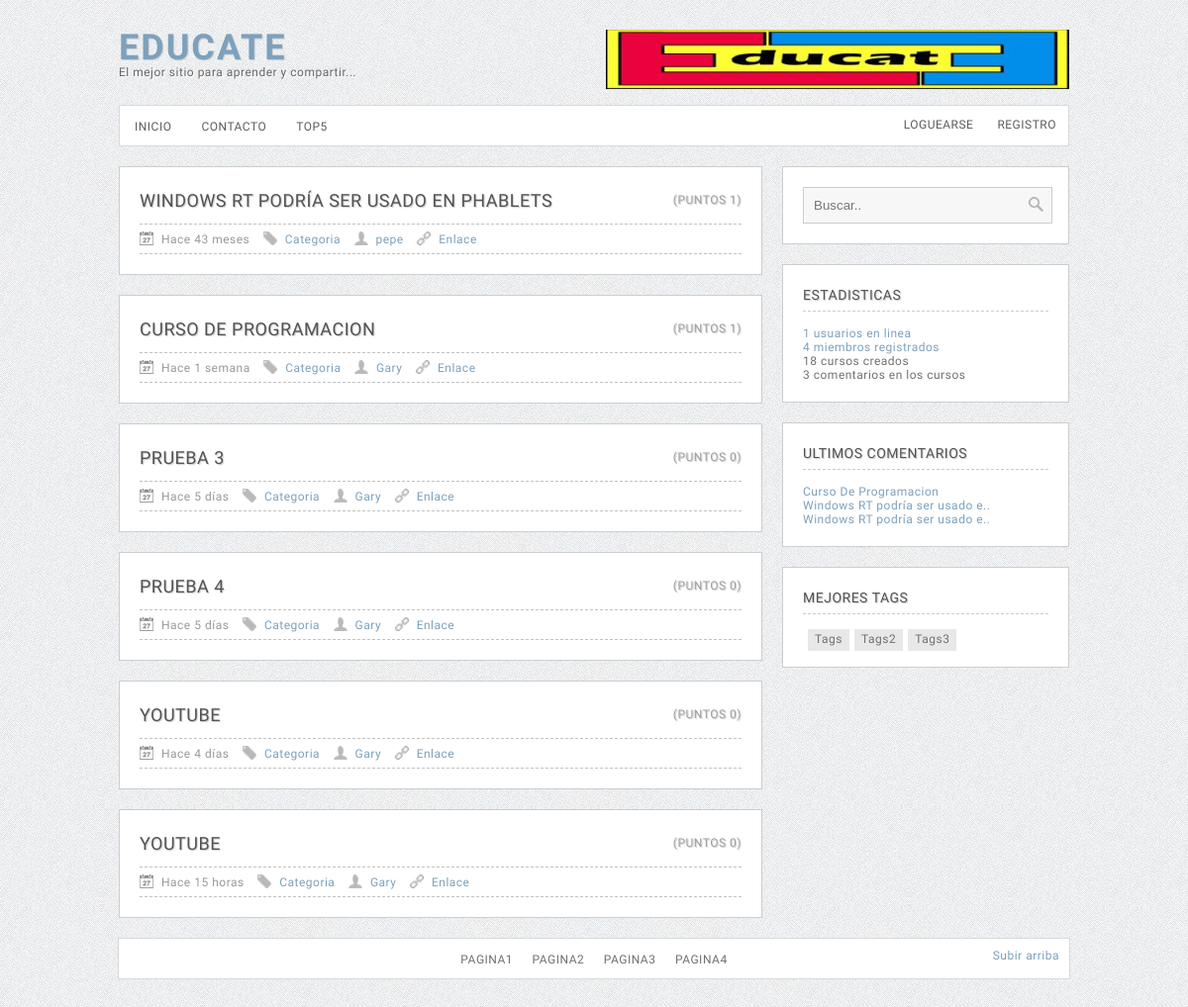
Page /tops.php on the committed database.
### tables this page shows
CREATE TABLE `z_datos` (
  `id` int(11) NOT NULL,
  `nombre` varchar(50) NOT NULL,
  `url` varchar(100) NOT NULL,
  `email` varchar(100) NOT NULL
);

CREATE TABLE `z_posts` (
  `id` int(11) NOT NULL,
  `titulo` varchar(100) NOT NULL,
  `url` varchar(150) NOT NULL,
  `contenido` text NOT NULL,
  `autor` int(11) NOT NULL,
  `fecha` timestamp NOT NULL DEFAULT CURRENT_TIMESTAMP,
  `visitas` int(11) NOT NULL,
  `time` int(11) NOT NULL,
  `puntos` int(11) NOT NULL DEFAULT '0',
  `keywords` varchar(150) NOT NULL,
  `descripcion` text NOT NULL,
  `urlamigable` varchar(100) NOT NULL,
  `youtube` varchar(255) NOT NULL
);

CREATE TABLE `z_users` (
  `id` int(11) NOT NULL,
  `nombre` varchar(50) NOT NULL,
  `password` varchar(60) NOT NULL,
  `recuperar` varchar(100) NOT NULL,
  `email` varchar(60) NOT NULL,
  `ultima` timestamp NOT NULL DEFAULT CURRENT_TIMESTAMP,
  `avatar` varchar(50) NOT NULL DEFAULT 'no_avatar.jpg',
  `rango` int(11) NOT NULL,
  `lema` text NOT NULL,
  `puntos` int(11) NOT NULL
);

CREATE TABLE `z_coment` (
  `id` int(11) NOT NULL,
  `autor` int(11) NOT NULL,
  `post` int(11) NOT NULL,
  `comentario` text NOT NULL
);

### inc/funciones.php (called while the page is built, shortened)
<?php
function UrlAmigablesInvertida($seo)
{
	global $database_conexion, $conexion;
	$query_Recordset13434 = sprintf ("SELECT z_posts.urlamigable FROM z_posts WHERE z_posts.id = '%s'" ,$seo);
	$Recordset13434 = mysql_query($query_Recordset13434, $conexion) or die(mysql_error());
	$row_Recordset13434 = mysql_fetch_assoc($Recordset13434);
    return $row_Recordset13434['urlamigable'];
}
		$query_SacarDatosWeb = "SELECT * FROM z_datos";
		$SacarDatosWeb = mysql_query($query_SacarDatosWeb, $conexion) or die(mysql_error());
		$row_SacarDatosWeb = mysql_fetch_assoc($SacarDatosWeb);
		$urlWeb=$row_SacarDatosWeb['url'];
		$nombreWeb=$row_SacarDatosWeb['nombre'];
function nombre ($iduser){
			global $database_conexion, $conexion;
			$query_ObtenerNombre = sprintf ("SELECT z_users.nombre FROM z_users WHERE z_users.id = %s",$iduser,"int");
			$ObtenerNombre = mysql_query($query_ObtenerNombre, $conexion) or die(mysql_error());
			$row_ObtenerNombre = mysql_fetch_assoc($ObtenerNombre);
			return $row_ObtenerNombre['nombre'];
}
function saber_titulo ($idpost){
			global $database_conexion, $conexion;
			$query_ObtenerNombre = sprintf ("SELECT z_posts.titulo FROM z_posts WHERE z_posts.id = %s",$idpost,"int");
			$ObtenerNombre = mysql_query($query_ObtenerNombre, $conexion) or die(mysql_error());
			$row_ObtenerNombre = mysql_fetch_assoc($ObtenerNombre);
			return $row_ObtenerNombre['titulo'];
}
function tiempo_transcurrido($fecha) {
	$intervalos = array("segundo", "minuto", "hora", utf8_decode("día"), "semana", "mes", utf8_decode("año"));
	$duraciones = array("60","60","24","7","4.35","12");
	$ahora = time();
	$Fecha_Unix = strtotime($fecha);
	if($ahora > $Fecha_Unix) {
		  $diferencia     =$ahora - $Fecha_Unix;
		  $tiempo         = "Hace";
	} else {
		  $diferencia     = $Fecha_Unix -$ahora;
		  $tiempo         = "Dentro de";
	}
	for($j = 0; $diferencia >= $duraciones[$j] && $j < count($duraciones)-1; $j++) {
	  $diferencia /= $duraciones[$j];
	}
	$diferencia = round($diferencia);
	if($diferencia != 1) {
		$intervalos[5].="e";
		$intervalos[$j].= "s";
	}
    return "$tiempo $diferencia $intervalos[$j]";
}
?>

### Connections/conexion.php (called while the page is built, shortened)
<?php
$hostname_conexion = "localhost";
$database_conexion = "bdsistemas";
$username_conexion = "root";
$password_conexion = "";
$conexion = mysql_pconnect($hostname_conexion, $username_conexion, $password_conexion) or trigger_error(mysql_error(),E_USER_ERROR);
?>
<?php if (is_file("inc/funciones.php")){
	include ("inc/funciones.php");
	}
	else {
	include ("../inc/funciones.php");
	}
?>

### inc/listado_top.php (the view, shortened to what this page needs)
<?php $maxRows_SacarListado = 6;
$pageNum_SacarListado = 0;
$startRow_SacarListado = $pageNum_SacarListado * $maxRows_SacarListado;
$query_SacarListado = "SELECT * FROM z_posts ORDER BY puntos DESC";
$query_limit_SacarListado = sprintf("%s LIMIT %d, %d", $query_SacarListado, $startRow_SacarListado, $maxRows_SacarListado);
$SacarListado = mysql_query($query_limit_SacarListado, $conexion) or die(mysql_error());
$row_SacarListado = mysql_fetch_assoc($SacarListado);
?>
<?php do { ?>
  <div id="section_l">
    <div id="tittle_h">
    <a href="<?php echo $row_SacarListado['urlamigable']; ?>.html"><?php echo $row_SacarListado['titulo']; ?> <span style="font-size:12px; color:#A09F9F; float: right;">(Puntos <?php echo $row_SacarListado['puntos']; ?>)</span></a>
     </div>
    <div id="post_info"><span class="in_txt"><img class="h_img" src="<?php echo $urlWeb ?>img/date.png" width="14" height="14" /><?php echo tiempo_transcurrido($row_SacarListado['fecha']); ?></span>
      <span class="in_txt"><img class="h_img" src="<?php echo $urlWeb ?>img/category.png" width="14" height="14" /><a href="#">Categoria</a></span>
      <span class="in_txt"><img class="h_img" src="<?php echo $urlWeb ?>img/author.png" width="14" height="14" /><a href="<?php echo $urlWeb ?>user/usuario.php?user=<?php echo $row_SacarListado['autor']; ?>"><?php echo nombre($row_SacarListado['autor']); ?></a></span>
      <span class="in_txt"><img class="h_img" src="<?php echo $urlWeb ?>img/permalink.png" width="14" height="14" /><a href="#">Enlace</a></span>
      </div>
    </div>
  <?php } while ($row_SacarListado = mysql_fetch_assoc($SacarListado)); ?>

### tops.php (shortened to what this page needs)
<?php require_once('Connections/conexion.php');?>
<!DOCTYPE html PUBLIC "-//W3C//DTD XHTML 1.0 Transitional//EN" "http://www.w3.org/TR/xhtml1/DTD/xhtml1-transitional.dtd">
<html xmlns="http://www.w3.org/1999/xhtml">
<head>
<link rel="stylesheet" type="text/css" href="css/estilos.css"/>
</head>
<body>
<div id="principal">
  <div id="head">
    <div id="logo">
      <h1><a href="<?php echo $urlWeb ?>"><?php echo $nombreWeb ?></a> </h1>
      El mejor sitio para aprender y compartir...
    </div>
    <div id="add468"><img src="img/educatelogo.jpg" width="468" height="60" /></div>
  </div>
  <?php include("inc/menu.php"); ?>
  <div id="leftt">
    <?php include("inc/listado_top.php"); ?>
  </div>
  <div id="rigthh">
    <?php include("inc/buscador.php"); ?>
    <?php include("inc/stats.php"); ?>
    <?php include("inc/last_com.php"); ?>
    <?php include("inc/tags.php"); ?>
  </div>
</div><div id="footer"><div id="txt_fo"><a href="#">Pagina1</a> <a href="#">Pagina2</a> <a href="#">Pagina3</a> <a href="#">Pagina4</a></div>
<div class="item_top"><a href="" id="arriba" >Subir arriba</a></div>
</div>
</body>
</html>

### inc/menu.php (shortened to what this page needs)
<div id="menu">
    <div id="item_me"><a href="<?php echo $urlWeb ?>index.php">Inicio</a></div>
    <div id="item_me"><a href="<?php echo $urlWeb ?>contacto.php">Contacto</a></div>
    <div id="item_me"><a href="<?php echo $urlWeb ?>tops.php">Top5</a></div>
    <?php if (isset ($_SESSION['MM_Id'])){ ?>
  <div id="item_op"><a href="<?php echo $logoutAction ?>"> <img src="<?php echo $urlWeb ?>img/out.png" width="16" height="16" /></a></div>
     <div id="item_op" style="margin-top:1px"><a href="<?php echo $urlWeb ?>user/perfil.php"><?php echo nombre($_SESSION['MM_Id']) ?></a>
  </div>
    <div id="item_op"><a href="<?php echo $urlWeb ?>user/favoritos.php"><img src="<?php echo $urlWeb ?>img/fav.png" width="16" height="16" /></a></div>
   <div id="item_op">
 <?php if  (MensajesPendientes($_SESSION['MM_Id'])){ ?>
   <div id="notifica_msn"><?php echo saber_cuantos_estan_sin_leer($_SESSION['MM_Id']) ?></div>
   <?php }?>
   <a href="<?php echo $urlWeb ?>user/recibidos.php"><img  src="<?php echo $urlWeb ?>img/msn.png" width="16" height="16" /></a></div>
    <div id="item_op">
     <?php if  (NotificacionesPendientes($_SESSION['MM_Id'])){ ?>
    <div id="notifica_msn">?</div>
    <?php }?>
    <a href="<?php echo $urlWeb ?>user/notificaciones.php"><img src="<?php echo $urlWeb ?>img/notifica.png" width="16" height="16" /></a></div>
    <?php }
	else {?>
 <div id="item_op"><a href="<?php echo $urlWeb ?>user/registro.php">Registro</a></div>
    <div id="item_op"><a  onclick="javascript:ver();" style="cursor:pointer">Loguearse</a></div>
    <?php }?>
  </div>

### inc/buscador.php (shortened to what this page needs)
<div id="sectio_r">
    <form id="form1" name="form1" method="get" action="<?php $urlWeb?>resultados.php">
      <input type="text" name="buscar" id="buscar" placeholder="Buscar.." />
      <input type="submit" value="" class="btn_b" />
  </form>
</div>

### inc/stats.php (shortened to what this page needs)
<?php
$query_EstadisticasWeb = "SELECT * FROM z_users";
$EstadisticasWeb = mysql_query($query_EstadisticasWeb, $conexion) or die(mysql_error());
$totalRows_EstadisticasWeb = mysql_num_rows($EstadisticasWeb);
$query_EstadisticasPost = "SELECT * FROM z_posts";
$EstadisticasPost = mysql_query($query_EstadisticasPost, $conexion) or die(mysql_error());
$totalRows_EstadisticasPost = mysql_num_rows($EstadisticasPost);
$query_Estadisticason = "SELECT * FROM z_online";
$Estadisticason = mysql_query($query_Estadisticason, $conexion) or die(mysql_error());
$totalRows_Estadisticason = mysql_num_rows($Estadisticason);
$query_EstadisticasCom = "SELECT * FROM z_coment";
$EstadisticasCom = mysql_query($query_EstadisticasCom, $conexion) or die(mysql_error());
$totalRows_EstadisticasCom = mysql_num_rows($EstadisticasCom);
?>
<div id="sectio_r">
      <div id="side_r">estadisticas</div>
    <span class="txt_side"><a href="<?php echo $urlWeb ?>user/online.php"><?php echo $totalRows_Estadisticason ?> usuarios en linea</a></span><br />
     <span class="txt_side"><a href="<?php echo $urlWeb ?>user/miembros.php"><?php echo $totalRows_EstadisticasWeb ?> miembros registrados</a></span><br />
     <span class="txt_side"><?php echo $totalRows_EstadisticasPost ?> cursos creados</span><br />
     <span class="txt_side"><?php echo $totalRows_EstadisticasCom ?> comentarios en los cursos</span></div>

### inc/last_com.php (shortened to what this page needs)
<?php
$maxRows_LastComents = 7;
$pageNum_LastComents = 0;
$startRow_LastComents = $pageNum_LastComents * $maxRows_LastComents;
$query_LastComents = "SELECT * FROM z_coment ORDER BY z_coment.id DESC";
$query_limit_LastComents = sprintf("%s LIMIT %d, %d", $query_LastComents, $startRow_LastComents, $maxRows_LastComents);
$LastComents = mysql_query($query_limit_LastComents, $conexion) or die(mysql_error());
$row_LastComents = mysql_fetch_assoc($LastComents);
?>
<div id="sectio_r">
      <div id="side_r">ultimos comentarios</div>
      <?php do { ?>
        <span class="txt_side"><a href="<?php echo $urlWeb ?><?php echo UrlAmigablesInvertida($row_LastComents['post']) ?>.html">
	 <?php $titulolargo=saber_titulo($row_LastComents['post']);  if ((strlen($titulolargo))> 30) { $titulolargo=substr($titulolargo, 0, 30).".."; }
 echo $titulolargo?>
  </a></span><br />
        <?php } while ($row_LastComents = mysql_fetch_assoc($LastComents)); ?>
    </div>

### inc/tags.php
<div id="sectio_r" style="height: 60px">
      <div id="side_r">mejores tags</div>
    <a href="#"><div class="tags_t">Tags</div></a>
    <a href="#"><div class="tags_t">Tags2</div></a>
    <a href="#"><div class="tags_t">Tags3</div></a>
     </div>

### css/estilos.css (style rules this page uses)
body { background: #E9E9E9 url(../img/white-texture.png) repeat; font-size: 12px; letter-spacing: 0.5px; color: #717171; font-family: 'Istok Web',arial,serif; }
html { overflow-y:scroll; }
a { text-decoration: none; color: #7da1bc; }
#principal { overflow: hidden; width: 960px; margin: 30px auto 0px auto; }
#head { height: 66px; }
#logo { float: left; color: #666; text-shadow: 1px 1px 1px #FFF; }
#logo h1 { color: #909090; margin: 0!important; line-height: 1em!important; font-size: 36px; font-style: normal; text-transform: uppercase; letter-spacing: 2px; text-shadow: 1px 1px 1px #CCC; }
#menu { background: #FFF; margin-top: 10px; height: 40px; border: 1px solid #d9d9d9; margin-bottom: 20px; }
#menu a { color: #5c5c5c; }
#leftt { float: left; width: 650px; }
#rigthh { float: right; width: 290px; }
#section_l { padding: 20px; background: #FFF; border: 1px solid #cdcdcd; margin-bottom: 20px; }
#sectio_r { padding: 20px; background: #FFF; border: 1px solid #cdcdcd; margin-bottom: 20px; }
#tittle_h { font-size: 18px; color: #535353; line-height: 1.5em; text-transform: uppercase; font-weight: normal; text-shadow: 1px 1px 1px #CCC; }
#tittle_h a { color: #535353; text-decoration:none; }
#post_info { font-size: 12px; color: #999; padding: 7px 0px; margin-top: 10px; border-top: 1px dashed #c2c2c2; border-bottom: 1px dashed #c2c2c2; }
#item_me { padding: 0 15px; text-transform:uppercase; float:left; line-height: 43px; }
#footer { background-color: #FFF; height: 40px; margin: auto; width: 960px; border: 1px solid #d9d9d9; margin-bottom: 30px; }
#txt_fo { text-transform: uppercase; padding-top: 14px; text-align: center; margin: 0px auto; }
#add468 { height: 60px; width: 468px; float: right; }
#txt_fo a { color: #717171; padding:0px 8px; }
#item_op { padding: 12px; text-transform:uppercase; float: right; }
#buscar { position: relative; width: 210px; padding: 10px 30px 10px 10px; outline: none; background: #F7F7F7; border: 1px solid #CCC; color: #666; text-shadow: 1px 1px 1px #FFF; }
.btn_b { background: url(../img/search.png) no-repeat; float: right; border: none; outline: none; width: 15px; height: 15px; cursor: pointer; margin-top: -27px; margin-right: 5px; z-index: 999; position: relative; }
#side_r { border-bottom: 1px dashed #CCC; padding-bottom: 5px; margin-top: 0px!important; margin-bottom: 15px; color: #535353; font-size:14px; line-height: 1.5em; text-transform: uppercase; font-weight: normal; text-shadow: 1px 1px 1px #CCC; }
.in_txt { margin-right: 10px; }
.h_img { margin-bottom: -2px; margin-right:8px; }
.txt_side { margin-bottom: 5px; }
.tags_t { float: left; display: block; color: #717171; margin-left: 5px; margin-bottom: 5px; padding: 3px 7px; line-height: 1.3em; background: #e8e8e8; }
.item_top { float:right; margin-top: -18px; margin-right: 10px; }

### rows in the picture
z_datos: nombre "EDUCATE"
z_posts: titulo "WINDOWS RT PODRÍA SER USADO EN PHABLETS", puntos "1", z_datos.url (picture), fecha "Hace 43 meses", autor.nombre "pepe"
z_posts: titulo "CURSO DE PROGRAMACION", puntos "1", z_datos.url (picture), fecha "Hace 1 semana", autor.nombre "Gary"
z_posts: titulo "PRUEBA 3", puntos "0", z_datos.url (picture), fecha "Hace 5 días", autor.nombre "Gary"
z_posts: titulo "PRUEBA 4", puntos "0", z_datos.url (picture), fecha "Hace 5 días", autor.nombre "Gary"
z_posts: titulo "YOUTUBE", puntos "0", z_datos.url (picture), fecha "Hace 4 días", autor.nombre "Gary"
z_posts: titulo "YOUTUBE", puntos "0", z_datos.url (picture), fecha "Hace 15 horas", autor.nombre "Gary"
z_coment: post.titulo "Curso De Programacion"
z_coment: post.titulo "Windows RT podría ser usado e.."
z_coment: post.titulo "Windows RT podría ser usado e.."

### other values in the picture
$totalRows_Estadisticason "1"
$totalRows_EstadisticasWeb "4"
$totalRows_EstadisticasPost "18"
$totalRows_EstadisticasCom "3"
